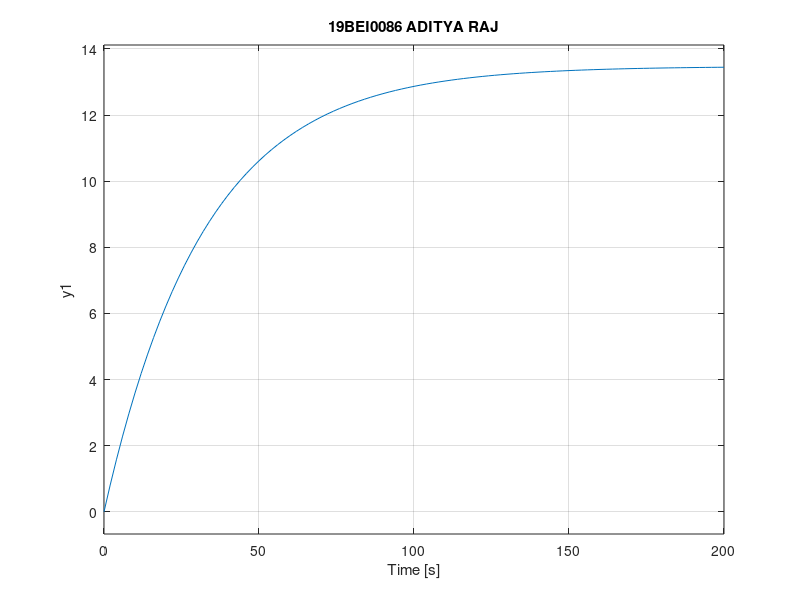

MATLAB code to generate this figure:
% Single Capacity %
clc
clear all
close all
R=0.00485;
A=6647.6;
t=A*R;
TF=tf(2777.8*R,[t 1]);
step(TF)
title('19BEI0086 ADITYA RAJ');

